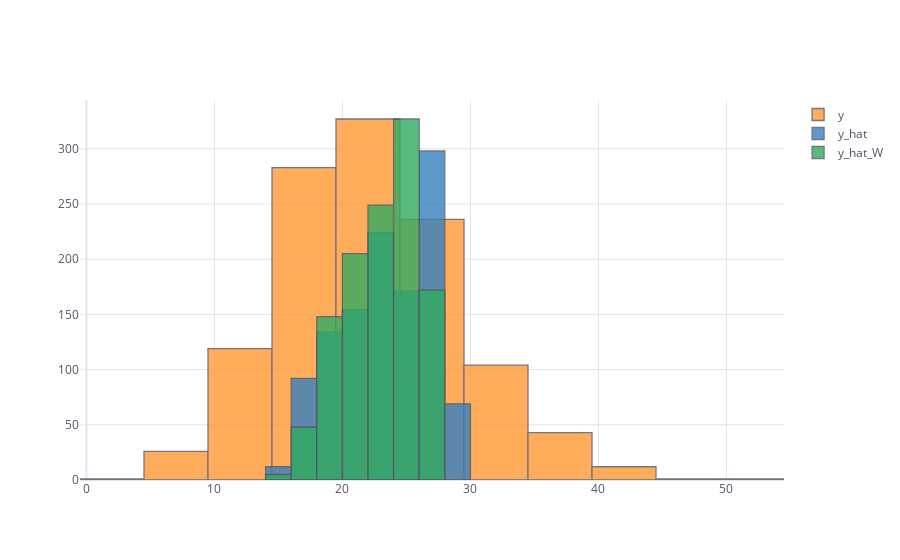

The notebook cell saved with this chart:
### Code cell
df[["y", "y_hat", "y_hat_W"]].iplot(kind="hist", bins=10)

### Figure 1 — Plotly figure (JSON) as saved in the notebook; plotly's stock layout.template omitted (floating-point values rounded to 4 significant figures; data arrays with more than 128 entries replaced by an {"elided": "..."} marker saying what was removed)
{"data": [{"histfunc": "count", "histnorm": "", "marker": {"color": "rgba(255, 153, 51, 1.0)", "line": {"color": "#4D5663", "width": 1.3}}, "name": "y", "nbinsx": 10, "opacity": 0.8, "orientation": "v", "type": "histogram", "x": {"elided": "1154 int values"}}, {"histfunc": "count", "histnorm": "", "marker": {"color": "rgba(55, 128, 191, 1.0)", "line": {"color": "#4D5663", "width": 1.3}}, "name": "y_hat", "nbinsx": 10, "opacity": 0.8, "orientation": "v", "type": "histogram", "x": {"elided": "1154 float values"}}, {"histfunc": "count", "histnorm": "", "marker": {"color": "rgba(50, 171, 96, 1.0)", "line": {"color": "#4D5663", "width": 1.3}}, "name": "y_hat_W", "nbinsx": 10, "opacity": 0.8, "orientation": "v", "type": "histogram", "x": {"elided": "1154 float values"}}], "layout": {"autosize": true, "barmode": "overlay", "legend": {"bgcolor": "#FFFFFF", "font": {"color": "#4D5663"}}, "paper_bgcolor": "#FFFFFF", "plot_bgcolor": "#FFFFFF", "title": {"font": {"color": "#4D5663"}}, "xaxis": {"autorange": true, "gridcolor": "#E1E5ED", "range": [-0.5, 54.5], "showgrid": true, "tickfont": {"color": "#4D5663"}, "title": {"font": {"color": "#4D5663"}, "text": ""}, "type": "linear", "zerolinecolor": "#E1E5ED"}, "yaxis": {"autorange": true, "gridcolor": "#E1E5ED", "range": [0, 344.2], "showgrid": true, "tickfont": {"color": "#4D5663"}, "title": {"font": {"color": "#4D5663"}, "text": ""}, "zerolinecolor": "#E1E5ED"}}}
